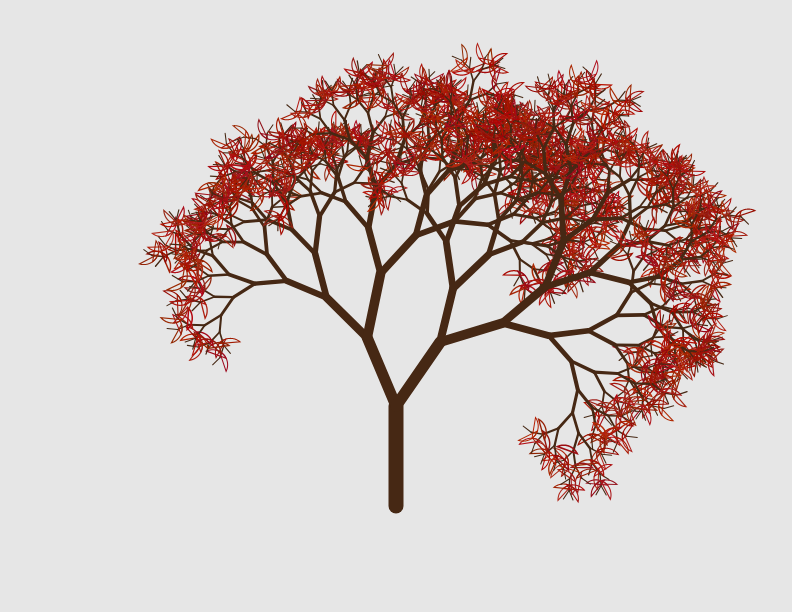
Frame 1 (no input)
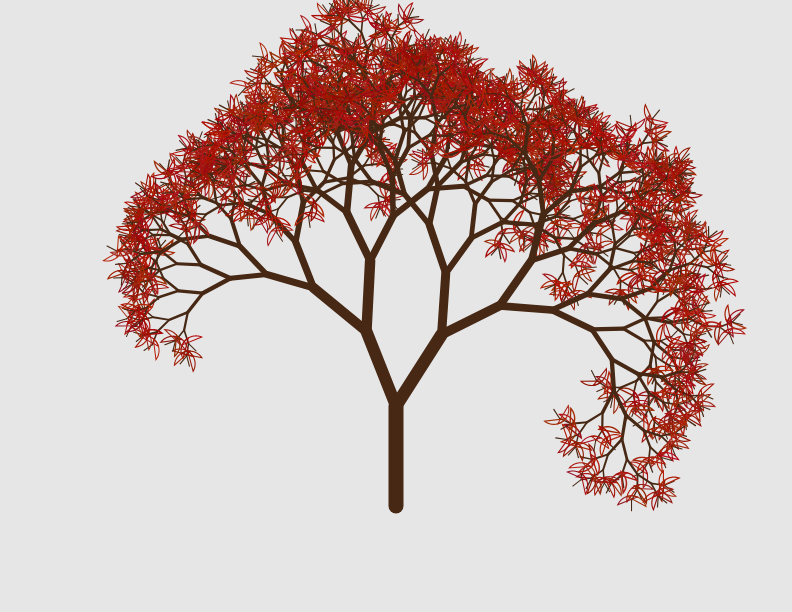
Frame 2 (the mouse pressed at the canvas centre, redrawn once)

The p5.js sketch that drew these frames (run headless with seeded random() and noise() and a simulated clock; the mouse was pressed at the canvas centre and the sketch redrawn once):

// p5.js sketch
// ── sketch.js
var pW = 11
var pH = 8.5

function setup() {
  createCanvas(pW * 72, pH * 72,)
  strokeWeight (1);
  noFill();
  angleMode(DEGREES)
  
  noLoop()
}

function draw(){
  background(230)
  
  translate(width / 2, height / 2 + 200)
  
  branch(100)
}

function branch (len){
  push()
  if (len > 10){
    strokeWeight (map(len, 10, 100, 1, 15))
    stroke(70, 40,20)
    line(0, 0, 0, -len)
    translate(0, -len)
    rotate(random(-20, -30))
    branch(len * random(0.7, 0.9))
    rotate(random(50,60))
    branch(len * random(0.7, 0.9))
  } else {
    var r = 163 + random(-20,20)
    var g = 25 + random(-20,20)
    var b = 10 + random(-20,20)
    stroke(r, g, b)
    
    beginShape()
    for (var i = 45; i < 135; i++){
         var rad = 15
         var x = rad * cos(i)
         var y = rad * sin (i)
         vertex(x, y)
         }
    for (var j = 135; j > 40; j--){
         var rad = 15
         var v = rad * cos(i)
         var w = rad * sin (i) + 20
         vertex(x, y)
         }
    endShape(CLOSE)
  }
  pop();
  
}
